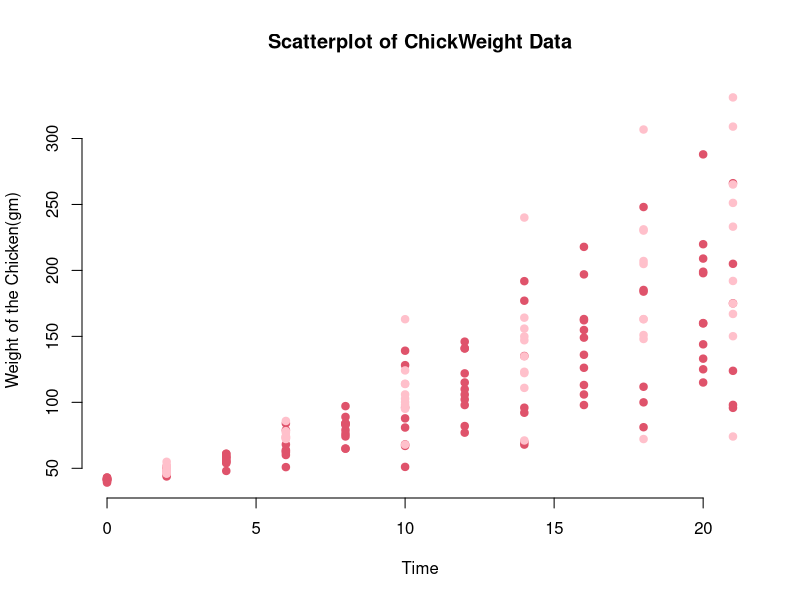

Write R code to recreate this figure.
## ---- chunk 1
knitr::opts_chunk$set(echo = FALSE)
## ---- chunk 2
data("ChickWeight")
dt <- ChickWeight[ChickWeight$Diet == c("1","2"),]
summary(dt)
## ---- chunk 3

data("ChickWeight")
plot(jitter(dt$weight) ~ dt$Time,xlab="Time",ylab="Weight of the Chicken(gm)",main="Scatterplot of ChickWeight Data",pch=19,frame.plot=FALSE,col=ifelse(dt$Diet=="1","2", "pink"))
legend(65,80,pch=c(19,19),col=c("pink","light blue"),c("1", "2"),bty="o",cex=.8)
